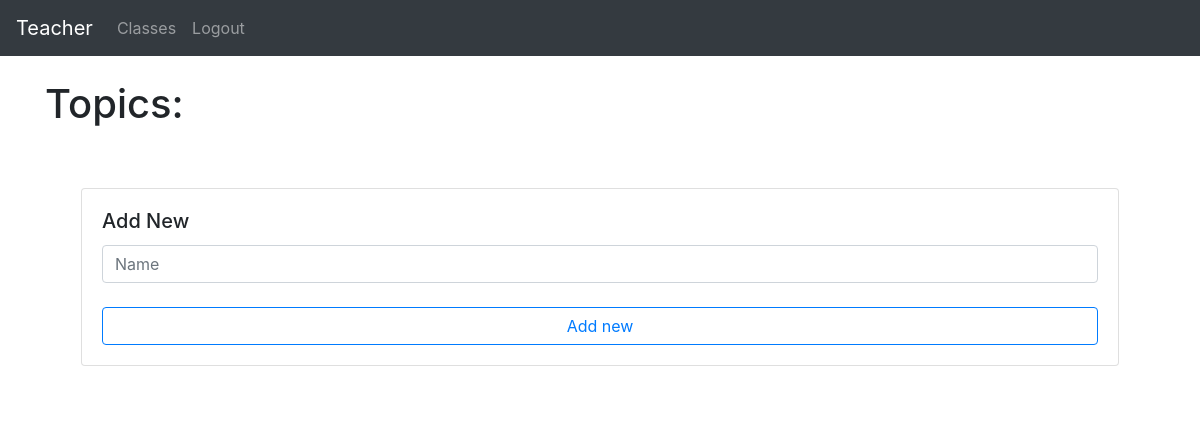
Page /teacher/group-detail/9/topics (signed in) on the earlier database version.
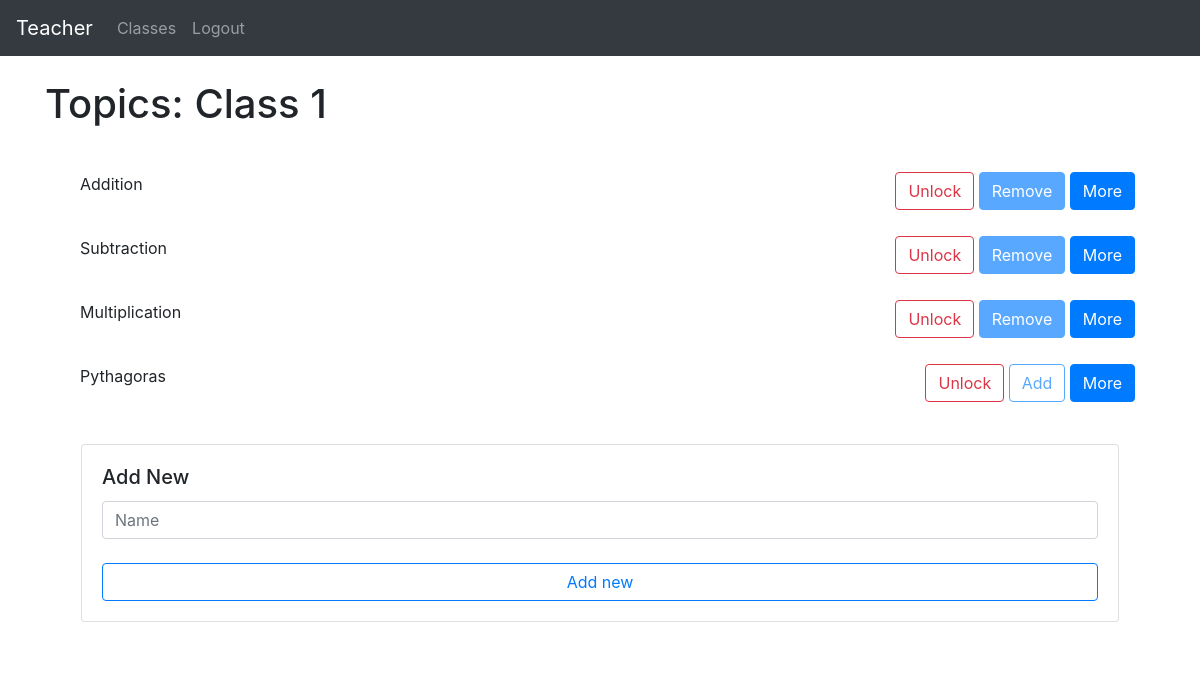
Same page on the later database version.
### website/models.py (models this page shows)
class User(db.Model, UserMixin):
    id = db.Column(db.Integer, primary_key=True)
    email = db.Column(db.String(150), unique=True)
    password = db.Column(db.String(150))
    first_name = db.Column(db.String(150))
    teacher_id = db.relationship('Teacher', uselist=False, backref="user")
    student_id = db.relationship('Student', uselist=False, backref="user")

class Group(db.Model):
    id = db.Column(db.Integer, primary_key=True)
    name = db.Column(db.String(150))
    teacher_id = db.Column(db.Integer, db.ForeignKey('teacher.id'))
    student_ids = db.relationship('Student')
    topic_ids = db.relationship('Topic')

class Topic(db.Model):
    id = db.Column(db.Integer, primary_key=True)
    name = db.Column(db.String(150))
    active = db.Column(db.Boolean)
    locked = db.Column(db.Boolean)
    instances = db.Column(db.SmallInteger)
    date = db.Column(db.DateTime(timezone=True))
    group_id = db.Column(db.Integer, db.ForeignKey('group.id'))
    variable_ids = db.relationship('Variable')
    problem_ids = db.relationship('Problem')
    data_ids = db.relationship('Data')

### website/teacher/teacher_views.py (the view)
@views.route('/group-detail/<group_id>/topics', methods=['GET', 'POST'])
@login_required
def topics(group_id):
    group = Group.query.filter_by(id=group_id).first()
    if request.method == 'POST':
        value = request.form['button']
        if value == "add_new":
            name = request.form.get('name')
            if len(name) < 1:
                flash('Name is too short!', category='error')
            else:
                new_topic = Topic(name=name, active=False, locked=True, group_id=group.id, instances=0)
                db.session.add(new_topic)
                db.session.commit()
                flash('Note added!', category='success')
                for student in group.student_ids:
                    new_data = Data(correct=1, completed=1, avg_time=30, topic_id=new_topic.id, student_id=student.id)
                    db.session.add(new_data)
                    db.session.commit()
            return render_template("teacher/topics.html", user=current_user, group=group)
        elif value[:4] == "more":
            return redirect(url_for('teacher_views.edit_topic', group_id=group.id, topic_id=value[4:]))
        elif value[:4] == "lock":
            topic = Topic.query.get(value[4:])
            if topic:
                isLocked = topic.locked
                topic.locked = not isLocked
                db.session.add(topic)
                db.session.commit()
                return render_template("teacher/topics.html", user=current_user, group=group)
        else:
            topic = Topic.query.get(request.form['button'])
            if topic:
                isActive = topic.active
                if not isActive:
                    topic.active = True
                    topic.date = func.now()
                else:
                    topic.active = False
                db.session.add(topic)
                db.session.commit()
                return render_template("teacher/topics.html", user=current_user, group=group)
    else:
        return render_template("teacher/topics.html", user=current_user, group=group)

### website/templates/teacher/topics.html (shortened to what this page needs)
{% extends "base.html" %} {% block title %}Classes{% endblock %}
{% block content %}
<br>
<h1>Topics: {{ group.name }}</h1>
<br>
<div style="display:flex; flex-direction: row; justify-content: center; align-items: center">
    <ul class="list-group list-group-flush w-100">
        {% for topic in group.topic_ids %}
        <form method='POST'>
        <li class="list-group-item"><div class="d-flex justify-content-between">
            <div class="col-sm-9"><p>{{ topic.name }}</p></div>
            <div>
                {% if topic.locked %}
                <button name="button" class="btn btn-outline-danger" value="lock{{ topic.id }}">Unlock</button>
                    {% if topic.active %}
                    <button name="button" class="btn btn-primary" value="{{ topic.id }}" disabled>Remove</button>
                    {% else %}
                    <button name="button" class="btn btn-outline-primary" value="{{ topic.id }}" disabled>Add</button>
                    {% endif %}
                {% endif %}
                <button name="button" class="btn btn-primary" value="more{{ topic.id }}">More</button>
            </div>
        </div></li>
    </form>
        {% endfor %}
    <form method="POST">
        <li class="list-group-item">
            <div class="col p-3">
                <div class="card">
                  <div class="card-body">
                    <h5 class="card-title">Add New</h5>
                    <input type="text" class="form-control" name="name" id="name" placeholder="Name">
                    <br>
                    <button class="btn btn-outline-primary btn-block" name="button" value="add_new">Add new</button>
                  </div>
                </div>
            </div>
        </li>
    </form>
    </ul>
</div>
{% endblock %}

### website/templates/base.html (shortened to what this page needs)
<!DOCTYPE html>
<html>
  <head>
    <link
      rel="stylesheet"
      href="https://stackpath.bootstrapcdn.com/bootstrap/4.4.1/css/bootstrap.min.css"
    />
    <link
      rel="stylesheet"
      href="https://stackpath.bootstrapcdn.com/font-awesome/4.7.0/css/font-awesome.min.css"
    />
  </head>
  <body>
    <nav class="navbar navbar-expand-lg navbar-dark bg-dark justify-content-between">
      <div>
      <div class="collapse navbar-collapse" id="navbar">
        <div class="navbar-nav">
            {% if user.is_authenticated %}
            <a class="navbar-brand" id="page" href='#'>{{ user.first_name }}</a>
            {% if user.teacher_id %}
            <a class="nav-item nav-link" id="page" href="/teacher/">Classes</a>
            {% elif user.student_id %}
            <a class="nav-item nav-link" id="page" href="/student/dash">Dashboard</a>
            {% endif %}
            <a class="nav-item nav-link ml-auto align-left" id="logout" href="/logout">Logout</a>
            {% else %}
            <a class="nav-item nav-link" id="login" href="/login">Login</a>
            <a class="nav-item nav-link" id="signUp" href="/sign-up">Sign Up</a>
            {% endif%}
        </div>
      </div>
    </div>
    </nav>
    <div class="container">{% block content %} {% endblock %}</div>
  </body>
</html>

Differences in the rows shown:
added Group: name "Class 1"
added Topic: name "Addition", {{ topic.id }} 8 (drawn)
added Topic: name "Subtraction", {{ topic.id }} 9 (drawn)
added Topic: name "Multiplication", {{ topic.id }} 10 (drawn)
added Topic: name "Pythagoras", {{ topic.id }} 11 (drawn)
